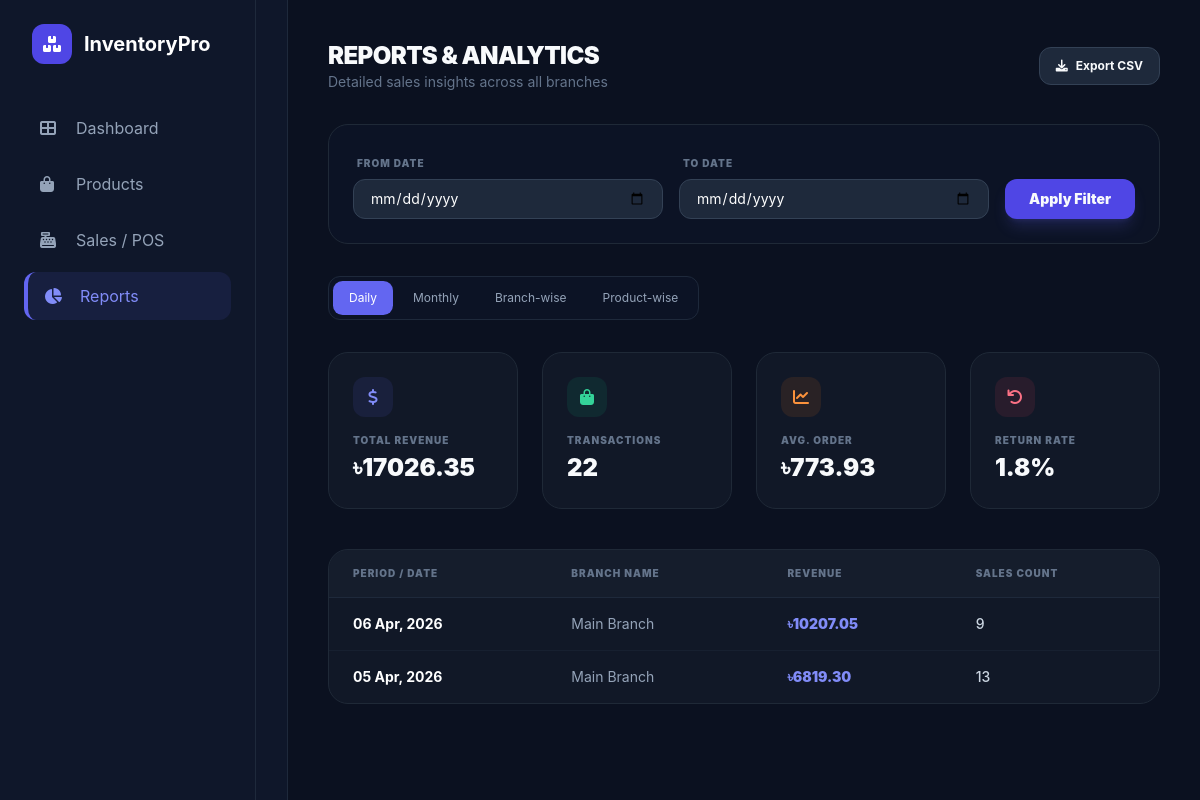
/reports/branch-summary/, run on the app's committed database.
### branches/models.py (models this page shows, shortened)
class Branch(models.Model):
    name = models.CharField(max_length=100)
    location = models.CharField(max_length=200)

### reports/views.py (the view)
# urls.py: path('branch-summary/', views.branch_report, name='branch_report'),
def branch_report(request):
    stats = Sale.objects.aggregate(
        total_revenue=Sum('total_price'),
        total_transactions=Count('id'),
        avg_order_value=Avg('total_price')
    )
    view_type = request.GET.get('view', 'daily')
    if view_type == 'monthly':
        report_data = Sale.objects.annotate(period=TruncMonth('date')).values('period', 'branch__name').annotate(
            revenue=Sum('total_price'),
            count=Count('id')
        ).order_by('-period')
    elif view_type == 'branch-wise':
        report_data = Sale.objects.values('branch__name', 'branch__location').annotate(
            revenue=Sum('total_price'),
            count=Count('id')
        ).order_by('-revenue')
    elif view_type == 'product-wise':
        report_data = SaleItem.objects.values('product__name', 'product__category__name').annotate(
            revenue=Sum('price'),
            count=Sum('quantity')
        ).order_by('-revenue')
    else: # Default Daily
        report_data = Sale.objects.annotate(period=TruncDay('date')).values('period', 'branch__name').annotate(
            revenue=Sum('total_price'),
            count=Count('id')
        ).order_by('-period')
    context = {
        'stats': stats,
        'report_data': report_data,
        'view_type': view_type,
    }
    return render(request, 'reports/report_page.html', context)

### reports/templates/reports/report_page.html (shortened to what this page needs)
<!DOCTYPE html>
<html lang="en">
<head>
    <script src="https://cdn.tailwindcss.com"></script>
    <link href="https://cdnjs.cloudflare.com/ajax/libs/font-awesome/6.0.0/css/all.min.css" rel="stylesheet">
</head>
<body class="flex flex-col lg:flex-row h-screen overflow-hidden">
    <aside class="w-72 bg-[#0F172A] border-r border-slate-800 p-6 hidden lg:flex flex-col shrink-0">
        <div class="flex items-center gap-3 mb-10 px-2">
            <div class="bg-indigo-600 w-10 h-10 rounded-xl flex items-center justify-center shadow-lg shadow-indigo-500/20">
            </div>
            <h1 class="text-xl font-black text-white italic tracking-tight">Inventory<span class="text-indigo-500">Pro</span></h1>
        </div>
        <div class="flex-1 custom-scrollbar overflow-y-auto">
            {% include 'sidebar.html' %}
        </div>
    </aside>
    <main class="flex-1 overflow-y-auto h-full p-4 md:p-8 lg:p-10">
        <div class="flex flex-col md:flex-row justify-between items-start md:items-center gap-4 mb-8">
            <div>
                <h2 class="text-xl md:text-2xl font-black tracking-tight uppercase">Reports & Analytics</h2>
                <p class="text-slate-500 text-xs md:text-sm">Detailed sales insights across all branches</p>
            </div>
            <button class="w-full md:w-auto bg-slate-800 hover:bg-slate-700 border border-slate-700 px-4 py-2.5 rounded-xl text-xs font-bold flex items-center justify-center gap-2 transition">
                <i class="fas fa-download"></i> Export CSV
            </button>
        </div>
        <div class="glass-card p-4 md:p-6 mb-8 bg-[#0F172A]/50">
            <div class="grid grid-cols-1 sm:grid-cols-2 lg:flex items-end gap-4">
                <div class="space-y-1.5 flex-1">
                    <label class="text-[10px] uppercase font-black text-slate-500 tracking-widest px-1">From Date</label>
                    <input type="date" class="w-full bg-slate-800 border border-slate-700 rounded-xl px-4 py-2 text-sm text-white outline-none focus:border-indigo-500">
                </div>
                <div class="space-y-1.5 flex-1">
                    <label class="text-[10px] uppercase font-black text-slate-500 tracking-widest px-1">To Date</label>
                    <input type="date" class="w-full bg-slate-800 border border-slate-700 rounded-xl px-4 py-2 text-sm text-white outline-none focus:border-indigo-500">
                </div>
                <button class="w-full lg:w-auto bg-indigo-600 hover:bg-indigo-700 px-6 py-2.5 rounded-xl text-sm font-black transition shadow-lg shadow-indigo-500/20">
                    Apply Filter
                </button>
            </div>
        </div>
        <div class="flex gap-1 mb-8 bg-slate-900/50 p-1 w-full sm:w-fit rounded-xl overflow-x-auto custom-scrollbar border border-slate-800">
            <a href="?view=daily" class="tab-btn {% if view_type == 'daily' %}active{% endif %}">Daily</a>
            <a href="?view=monthly" class="tab-btn {% if view_type == 'monthly' %}active{% endif %}">Monthly</a>
            <a href="?view=branch-wise" class="tab-btn {% if view_type == 'branch-wise' %}active{% endif %}">Branch-wise</a>
            <a href="?view=product-wise" class="tab-btn {% if view_type == 'product-wise' %}active{% endif %}">Product-wise</a>
        </div>
        <div class="grid grid-cols-1 sm:grid-cols-2 lg:grid-cols-4 gap-4 md:gap-6 mb-10">
            <div class="glass-card p-5 md:p-6 hover:border-indigo-500/50 transition">
                <div class="w-10 h-10 rounded-xl bg-indigo-500/10 flex items-center justify-center text-indigo-400 mb-4"><i class="fas fa-dollar-sign"></i></div>
                <p class="text-slate-500 text-[10px] uppercase font-black tracking-widest">Total Revenue</p>
                <h3 class="text-xl md:text-2xl font-black mt-1">৳{{ stats.total_revenue|floatformat:2|default:0 }}</h3>
            </div>
            <div class="glass-card p-5 md:p-6 hover:border-emerald-500/50 transition">
                <div class="w-10 h-10 rounded-xl bg-emerald-500/10 flex items-center justify-center text-emerald-400 mb-4"><i class="fas fa-shopping-bag"></i></div>
                <p class="text-slate-500 text-[10px] uppercase font-black tracking-widest">Transactions</p>
                <h3 class="text-xl md:text-2xl font-black mt-1">{{ stats.total_transactions|default:0 }}</h3>
            </div>
            <div class="glass-card p-5 md:p-6 hover:border-orange-500/50 transition">
                <div class="w-10 h-10 rounded-xl bg-orange-500/10 flex items-center justify-center text-orange-400 mb-4"><i class="fas fa-chart-line"></i></div>
                <p class="text-slate-500 text-[10px] uppercase font-black tracking-widest">Avg. Order</p>
                <h3 class="text-xl md:text-2xl font-black mt-1">৳{{ stats.avg_order_value|floatformat:2|default:0 }}</h3>
            </div>
            <div class="glass-card p-5 md:p-6 hover:border-rose-500/50 transition">
                <div class="w-10 h-10 rounded-xl bg-rose-500/10 flex items-center justify-center text-rose-400 mb-4"><i class="fas fa-undo"></i></div>
                <p class="text-slate-500 text-[10px] uppercase font-black tracking-widest">Return Rate</p>
                <h3 class="text-xl md:text-2xl font-black mt-1">1.8%</h3>
            </div>
        </div>
        <div class="glass-card overflow-hidden">
            <div class="overflow-x-auto custom-scrollbar">
                <table class="w-full text-left min-w-[600px]">
                    <thead class="bg-slate-800/30 text-slate-500 text-[10px] uppercase tracking-widest border-b border-slate-800">
                        <tr>
                            <th class="px-6 py-4 font-black">
                                {% if view_type == 'product-wise' %}Product Item
                                {% elif view_type == 'branch-wise' %}Branch Name
                                {% else %}Period / Date{% endif %}
                            </th>
                            <th class="px-6 py-4 font-black">
                                {% if view_type == 'product-wise' %}Category
                                {% elif view_type == 'branch-wise' %}Location
                                {% else %}Branch Name{% endif %}
                            </th>
                            <th class="px-6 py-4 font-black">Revenue</th>
                            <th class="px-6 py-4 font-black">{% if view_type == 'product-wise' %}Total Qty{% else %}Sales Count{% endif %}</th>
                        </tr>
                    </thead>
                    <tbody class="text-xs md:text-sm divide-y divide-slate-800/50">
                        {% for row in report_data %}
                        <tr class="hover:bg-slate-800/20 transition">
                            <td class="px-6 py-4 font-bold text-white">
                                {% if view_type == 'product-wise' %}{{ row.product__name }}
                                {% elif view_type == 'branch-wise' %}{{ row.branch__name }}
                                {% else %}{{ row.period|date:"d M, Y" }}{% endif %}
                            </td>
                            <td class="px-6 py-4 text-slate-400">
                                {% if view_type == 'product-wise' %}{{ row.product__category__name }}
                                {% elif view_type == 'branch-wise' %}{{ row.branch__location|default:"-" }}
                                {% else %}{{ row.branch__name }}{% endif %}
                            </td>
                            <td class="px-6 py-4 font-black text-indigo-400">৳{{ row.revenue|floatformat:2 }}</td>
                            <td class="px-6 py-4 font-medium text-slate-300">{{ row.count }}</td>
                        </tr>
                        {% empty %}
                        <tr>
                            <td colspan="4" class="px-6 py-12 text-center text-slate-500 italic">
                                <i class="fas fa-folder-open block text-2xl mb-2"></i> No records found.
                            </td>
                        </tr>
                        {% endfor %}
                    </tbody>
                </table>
            </div>
        </div>
    </main>
</body>
</html>

### reports/templates/reports/report_page.html (style rules this page uses)
body { background-color: #0B1120; color: #F8FAFC; font-family: 'Inter', sans-serif; }
.glass-card { background: #111827; border: 1px solid #1F2937; border-radius: 1.25rem; }
.tab-btn { padding: 0.5rem 1rem; border-radius: 0.6rem; font-size: 0.75rem; transition: 0.3s; color: #94A3B8; white-space: nowrap; }
.tab-btn.active { background: #6366F1; color: white; shadow: 0 4px 14px 0 rgba(99, 102, 241, 0.39); }

### data on the page
Branch: period "06 Apr, 2026", branch__name "Main Branch", revenue "10207.05", count "9", period "05 Apr, 2026", revenue "6819.30", count "13"

### other printed values
{{ stats.total_revenue|floatformat:2|default:0 }} "17026.35"
{{ stats.total_transactions|default:0 }} "22"
{{ stats.avg_order_value|floatformat:2|default:0 }} "773.93"
